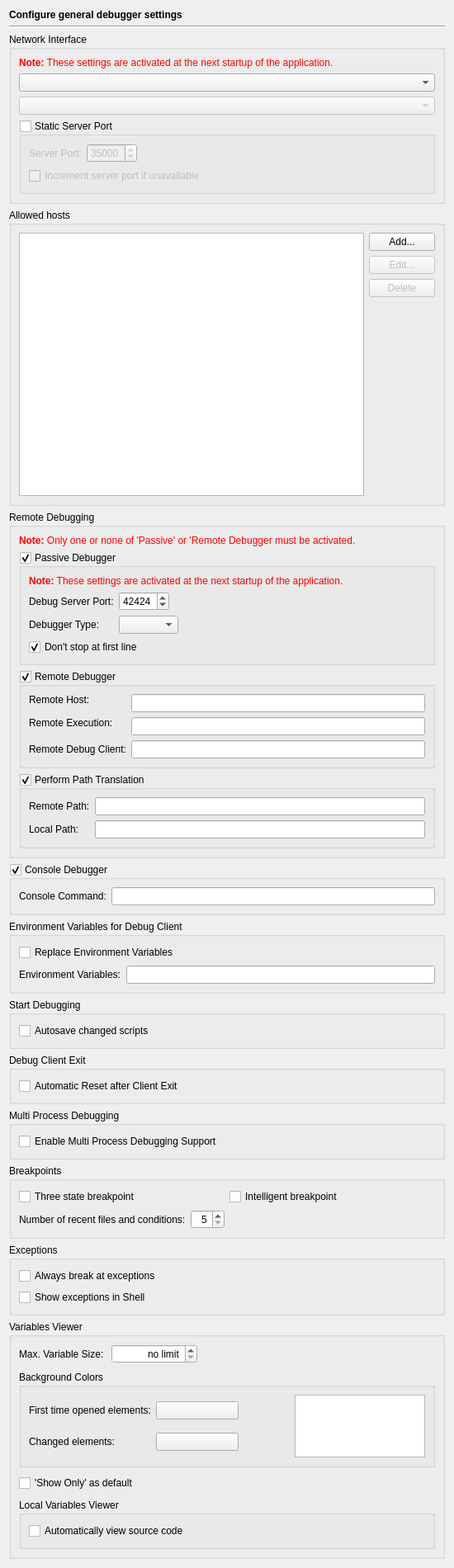
<?xml version="1.0" encoding="UTF-8"?>
<ui version="4.0">
 <class>DebuggerGeneralPage</class>
 <widget class="QWidget" name="DebuggerGeneralPage">
  <property name="geometry">
   <rect>
    <x>0</x>
    <y>0</y>
    <width>550</width>
    <height>1900</height>
   </rect>
  </property>
  <layout class="QVBoxLayout" name="verticalLayout_9">
   <item>
    <widget class="QLabel" name="headerLabel">
     <property name="text">
      <string>&lt;b&gt;Configure general debugger settings&lt;/b&gt;</string>
     </property>
    </widget>
   </item>
   <item>
    <widget class="Line" name="line11">
     <property name="frameShape">
      <enum>QFrame::HLine</enum>
     </property>
     <property name="frameShadow">
      <enum>QFrame::Sunken</enum>
     </property>
     <property name="orientation">
      <enum>Qt::Horizontal</enum>
     </property>
    </widget>
   </item>
   <item>
    <widget class="QGroupBox" name="groupBox_3">
     <property name="title">
      <string>Network Interface</string>
     </property>
     <layout class="QVBoxLayout" name="verticalLayout_7">
      <item>
       <widget class="QLabel" name="TextLabel1_2_3">
        <property name="text">
         <string>&lt;font color=&quot;#FF0000&quot;&gt;&lt;b&gt;Note:&lt;/b&gt; These settings are activated at the next startup of the application.&lt;/font&gt;</string>
        </property>
        <property name="wordWrap">
         <bool>true</bool>
        </property>
       </widget>
      </item>
      <item>
       <widget class="QComboBox" name="interfaceSelectorComboBox">
        <property name="toolTip">
         <string>Select the interface(s) to listen on</string>
        </property>
       </widget>
      </item>
      <item>
       <widget class="QComboBox" name="interfacesCombo">
        <property name="enabled">
         <bool>false</bool>
        </property>
        <property name="toolTip">
         <string>Select the network interface to listen on</string>
        </property>
       </widget>
      </item>
      <item>
       <widget class="QGroupBox" name="serverPortStaticGroup">
        <property name="toolTip">
         <string>Select to listen on a fixed network port</string>
        </property>
        <property name="title">
         <string>Static Server Port</string>
        </property>
        <property name="checkable">
         <bool>true</bool>
        </property>
        <property name="checked">
         <bool>false</bool>
        </property>
        <layout class="QGridLayout" name="gridLayout_5">
         <item row="0" column="0">
          <widget class="QLabel" name="label_5">
           <property name="text">
            <string>Server Port:</string>
           </property>
          </widget>
         </item>
         <item row="0" column="1">
          <widget class="QSpinBox" name="serverPortSpinBox">
           <property name="toolTip">
            <string>Enter the port number to listen on</string>
           </property>
           <property name="minimum">
            <number>1025</number>
           </property>
           <property name="maximum">
            <number>65535</number>
           </property>
           <property name="singleStep">
            <number>1</number>
           </property>
           <property name="value">
            <number>35000</number>
           </property>
          </widget>
         </item>
         <item row="0" column="2">
          <spacer name="horizontalSpacer_6">
           <property name="orientation">
            <enum>Qt::Horizontal</enum>
           </property>
           <property name="sizeHint" stdset="0">
            <size>
             <width>333</width>
             <height>20</height>
            </size>
           </property>
          </spacer>
         </item>
         <item row="1" column="0" colspan="3">
          <widget class="QCheckBox" name="serverPortIncrementCheckBox">
           <property name="toolTip">
            <string>Select to increment the server port to listen on if the configured one is unavailable</string>
           </property>
           <property name="text">
            <string>Increment server port if unavailable</string>
           </property>
          </widget>
         </item>
        </layout>
       </widget>
      </item>
     </layout>
    </widget>
   </item>
   <item>
    <widget class="QGroupBox" name="groupBox_4">
     <property name="title">
      <string>Allowed hosts</string>
     </property>
     <layout class="QGridLayout">
      <item row="3" column="1">
       <spacer>
        <property name="orientation">
         <enum>Qt::Vertical</enum>
        </property>
        <property name="sizeHint" stdset="0">
         <size>
          <width>20</width>
          <height>40</height>
         </size>
        </property>
       </spacer>
      </item>
      <item row="2" column="1">
       <widget class="QPushButton" name="deleteAllowedHostButton">
        <property name="enabled">
         <bool>false</bool>
        </property>
        <property name="text">
         <string>Delete</string>
        </property>
       </widget>
      </item>
      <item row="1" column="1">
       <widget class="QPushButton" name="editAllowedHostButton">
        <property name="enabled">
         <bool>false</bool>
        </property>
        <property name="text">
         <string>Edit...</string>
        </property>
       </widget>
      </item>
      <item row="0" column="1">
       <widget class="QPushButton" name="addAllowedHostButton">
        <property name="text">
         <string>Add...</string>
        </property>
       </widget>
      </item>
      <item row="0" column="0" rowspan="4">
       <widget class="QListWidget" name="allowedHostsList">
        <property name="sizePolicy">
         <sizepolicy hsizetype="Expanding" vsizetype="Preferred">
          <horstretch>0</horstretch>
          <verstretch>0</verstretch>
         </sizepolicy>
        </property>
       </widget>
      </item>
     </layout>
    </widget>
   </item>
   <item>
    <widget class="QGroupBox" name="groupBox_12">
     <property name="title">
      <string>Remote Debugging</string>
     </property>
     <layout class="QVBoxLayout" name="verticalLayout_2">
      <item>
       <widget class="QLabel" name="label_3">
        <property name="text">
         <string>&lt;font color=&quot;#FF0000&quot;&gt;&lt;b&gt;Note:&lt;/b&gt; Only one or none of 'Passive' or 'Remote Debugger must be activated.&lt;/font&gt;</string>
        </property>
        <property name="wordWrap">
         <bool>true</bool>
        </property>
       </widget>
      </item>
      <item>
       <widget class="QGroupBox" name="passiveDbgGroup">
        <property name="title">
         <string>Passive Debugger</string>
        </property>
        <property name="checkable">
         <bool>true</bool>
        </property>
        <layout class="QGridLayout" name="gridLayout">
         <item row="0" column="0" colspan="4">
          <widget class="QLabel" name="TextLabel1_2_2">
           <property name="text">
            <string>&lt;font color=&quot;#FF0000&quot;&gt;&lt;b&gt;Note:&lt;/b&gt; These settings are activated at the next startup of the application.&lt;/font&gt;</string>
           </property>
           <property name="wordWrap">
            <bool>true</bool>
           </property>
          </widget>
         </item>
         <item row="1" column="0">
          <widget class="QLabel" name="passiveDbgPortLabel">
           <property name="text">
            <string>Debug Server Port:</string>
           </property>
          </widget>
         </item>
         <item row="1" column="1">
          <widget class="QSpinBox" name="passiveDbgPortSpinBox">
           <property name="toolTip">
            <string>Enter the port the debugger should listen on</string>
           </property>
           <property name="whatsThis">
            <string>&lt;b&gt;Debug Server Port&lt;/b&gt;
&lt;p&gt;Enter the port the debugger should listen on.&lt;/p&gt;</string>
           </property>
           <property name="minimum">
            <number>1024</number>
           </property>
           <property name="maximum">
            <number>65535</number>
           </property>
           <property name="value">
            <number>42424</number>
           </property>
          </widget>
         </item>
         <item row="1" column="2" colspan="2">
          <spacer name="horizontalSpacer_2">
           <property name="orientation">
            <enum>Qt::Horizontal</enum>
           </property>
           <property name="sizeHint" stdset="0">
            <size>
             <width>91</width>
             <height>20</height>
            </size>
           </property>
          </spacer>
         </item>
         <item row="2" column="0">
          <widget class="QLabel" name="label">
           <property name="text">
            <string>Debugger Type:</string>
           </property>
          </widget>
         </item>
         <item row="2" column="1" colspan="2">
          <widget class="QComboBox" name="passiveDbgBackendCombo">
           <property name="toolTip">
            <string>Select the debugger type of the backend</string>
           </property>
          </widget>
         </item>
         <item row="2" column="3">
          <spacer name="horizontalSpacer">
           <property name="orientation">
            <enum>Qt::Horizontal</enum>
           </property>
           <property name="sizeHint" stdset="0">
            <size>
             <width>91</width>
             <height>20</height>
            </size>
           </property>
          </spacer>
         </item>
         <item row="3" column="0" colspan="4">
          <widget class="QCheckBox" name="passiveAutoContinueCheckBox">
           <property name="toolTip">
            <string>Select to not stop the debugger at the first executable line.</string>
           </property>
           <property name="whatsThis">
            <string>&lt;b&gt;Don't stop at first line&lt;/b&gt;&lt;p&gt;This prevents the debugger from stopping at the first executable line.&lt;/p&gt;</string>
           </property>
           <property name="text">
            <string>Don't stop at first line</string>
           </property>
           <property name="checked">
            <bool>true</bool>
           </property>
          </widget>
         </item>
        </layout>
       </widget>
      </item>
      <item>
       <widget class="QGroupBox" name="remoteDebuggerGroup">
        <property name="toolTip">
         <string>Select, if the debugger should be run remotely</string>
        </property>
        <property name="title">
         <string>Remote Debugger</string>
        </property>
        <property name="checkable">
         <bool>true</bool>
        </property>
        <layout class="QGridLayout" name="gridLayout_2">
         <item row="0" column="0">
          <widget class="QLabel" name="hostLabel">
           <property name="text">
            <string>Remote Host:</string>
           </property>
           <property name="buddy">
            <cstring>hostLineEdit</cstring>
           </property>
          </widget>
         </item>
         <item row="0" column="1" rowspan="2">
          <widget class="QLineEdit" name="hostLineEdit">
           <property name="toolTip">
            <string>Enter the hostname of the remote machine.</string>
           </property>
           <property name="whatsThis">
            <string>&lt;b&gt;Remote Host&lt;/b&gt;
&lt;p&gt;Enter the hostname of the remote machine.&lt;/p&gt;</string>
           </property>
          </widget>
         </item>
         <item row="1" column="0" rowspan="2">
          <widget class="QLabel" name="execLabel">
           <property name="text">
            <string>Remote Execution:</string>
           </property>
           <property name="buddy">
            <cstring>execLineEdit</cstring>
           </property>
          </widget>
         </item>
         <item row="2" column="1">
          <widget class="QLineEdit" name="execLineEdit">
           <property name="toolTip">
            <string>Enter the remote execution command.</string>
           </property>
           <property name="whatsThis">
            <string>&lt;b&gt;Remote Execution&lt;/b&gt;
&lt;p&gt;Enter the remote execution command (e.g. ssh). This command is used to log into the remote host and execute the remote debugger.&lt;/p&gt;</string>
           </property>
          </widget>
         </item>
         <item row="3" column="0">
          <widget class="QLabel" name="label_6">
           <property name="text">
            <string>Remote Debug Client:</string>
           </property>
          </widget>
         </item>
         <item row="3" column="1">
          <widget class="QLineEdit" name="remoteDebugClientEdit">
           <property name="toolTip">
            <string>Enter the absolute path of the debug client of the remote host.</string>
           </property>
           <property name="clearButtonEnabled">
            <bool>true</bool>
           </property>
          </widget>
         </item>
        </layout>
       </widget>
      </item>
      <item>
       <widget class="QGroupBox" name="dbgPathTranslationGroup">
        <property name="toolTip">
         <string>Select, if path translation for remote debugging should be done</string>
        </property>
        <property name="title">
         <string>Perform Path Translation</string>
        </property>
        <property name="checkable">
         <bool>true</bool>
        </property>
        <layout class="QGridLayout" name="_2">
         <item row="1" column="0">
          <widget class="QLabel" name="textLabel2_9">
           <property name="text">
            <string>Local Path:</string>
           </property>
          </widget>
         </item>
         <item row="1" column="1">
          <widget class="QLineEdit" name="dbgTranslationLocalEdit">
           <property name="toolTip">
            <string>Enter the local path</string>
           </property>
          </widget>
         </item>
         <item row="0" column="1">
          <widget class="QLineEdit" name="dbgTranslationRemoteEdit">
           <property name="toolTip">
            <string>Enter the remote path</string>
           </property>
          </widget>
         </item>
         <item row="0" column="0">
          <widget class="QLabel" name="textLabel1_18">
           <property name="text">
            <string>Remote Path:</string>
           </property>
          </widget>
         </item>
        </layout>
       </widget>
      </item>
     </layout>
    </widget>
   </item>
   <item>
    <widget class="QGroupBox" name="consoleDebuggerGroup">
     <property name="toolTip">
      <string>Select, if the debugger should be executed in a console window</string>
     </property>
     <property name="title">
      <string>Console Debugger</string>
     </property>
     <property name="checkable">
      <bool>true</bool>
     </property>
     <layout class="QGridLayout" name="_4">
      <item row="0" column="1">
       <widget class="QLineEdit" name="consoleDbgEdit">
        <property name="toolTip">
         <string>Enter the console command (e.g. xterm -e)</string>
        </property>
        <property name="whatsThis">
         <string>&lt;b&gt;Console Command&lt;/b&gt;
&lt;p&gt;Enter the console command (e.g. xterm -e). This command is used to open a command window for the debugger.&lt;/p&gt;</string>
        </property>
       </widget>
      </item>
      <item row="0" column="0">
       <widget class="QLabel" name="textLabel1_17">
        <property name="text">
         <string>Console Command:</string>
        </property>
       </widget>
      </item>
     </layout>
    </widget>
   </item>
   <item>
    <widget class="QGroupBox" name="groupBox_5">
     <property name="title">
      <string>Environment Variables for Debug Client</string>
     </property>
     <layout class="QGridLayout" name="_3">
      <item row="0" column="0" colspan="2">
       <widget class="QCheckBox" name="debugEnvironReplaceCheckBox">
        <property name="toolTip">
         <string>Select, if the environment should be replaced.</string>
        </property>
        <property name="whatsThis">
         <string>&lt;b&gt;Replace Environment&lt;/b&gt;
&lt;p&gt;If this entry is checked, the environment of the debugger will be replaced by the entries of the environment variables field. If it is unchecked, the environment will be ammended by these settings.&lt;/p&gt;</string>
        </property>
        <property name="text">
         <string>Replace Environment Variables</string>
        </property>
       </widget>
      </item>
      <item row="1" column="0">
       <widget class="QLabel" name="textLabel1_16">
        <property name="text">
         <string>Environment Variables:</string>
        </property>
       </widget>
      </item>
      <item row="1" column="1">
       <widget class="QLineEdit" name="debugEnvironEdit">
        <property name="toolTip">
         <string>Enter the environment variables to be set.</string>
        </property>
        <property name="whatsThis">
         <string>&lt;b&gt;Environment Variables&lt;/b&gt;
&lt;p&gt;Enter the environment variables to be set for the debugger. The individual settings must be separated by whitespace and be given in the form 'var=value'.&lt;/p&gt;
&lt;p&gt;Example: var1=1 var2=&quot;hello world&quot;&lt;/p&gt;</string>
        </property>
       </widget>
      </item>
     </layout>
    </widget>
   </item>
   <item>
    <widget class="QGroupBox" name="groupBox">
     <property name="title">
      <string>Start Debugging</string>
     </property>
     <layout class="QVBoxLayout" name="verticalLayout">
      <item>
       <widget class="QCheckBox" name="debugAutoSaveScriptsCheckBox">
        <property name="toolTip">
         <string>Select, whether changed scripts should be saved upon a debug, run, ... action.</string>
        </property>
        <property name="text">
         <string>Autosave changed scripts</string>
        </property>
       </widget>
      </item>
     </layout>
    </widget>
   </item>
   <item>
    <widget class="QGroupBox" name="groupBox_7">
     <property name="title">
      <string>Debug Client Exit</string>
     </property>
     <layout class="QVBoxLayout" name="verticalLayout_3">
      <item>
       <widget class="QCheckBox" name="automaticResetCheckBox">
        <property name="toolTip">
         <string>Select, whether a reset of the debug client should be performed after a client exit</string>
        </property>
        <property name="text">
         <string>Automatic Reset after Client Exit</string>
        </property>
       </widget>
      </item>
     </layout>
    </widget>
   </item>
   <item>
    <widget class="QGroupBox" name="groupBox_6">
     <property name="title">
      <string>Multi Process Debugging</string>
     </property>
     <layout class="QVBoxLayout" name="verticalLayout_8">
      <item>
       <widget class="QCheckBox" name="multiprocessCheckBox">
        <property name="toolTip">
         <string>Select to enable multiprocess debugging support globally</string>
        </property>
        <property name="text">
         <string>Enable Multi Process Debugging Support</string>
        </property>
       </widget>
      </item>
     </layout>
    </widget>
   </item>
   <item>
    <widget class="QGroupBox" name="groupBox_8">
     <property name="title">
      <string>Breakpoints</string>
     </property>
     <layout class="QGridLayout" name="gridLayout_4">
      <item row="0" column="0">
       <widget class="QCheckBox" name="debugThreeStateBreakPoint">
        <property name="toolTip">
         <string>Select to change the breakpoint toggle order from Off-&gt;On-&gt;Off to Off-&gt;On (permanent)-&gt;On (temporary)-&gt;Off</string>
        </property>
        <property name="text">
         <string>Three state breakpoint</string>
        </property>
       </widget>
      </item>
      <item row="0" column="1">
       <widget class="QCheckBox" name="intelligentBreakPointCheckBox">
        <property name="toolTip">
         <string>Select to move a breakpoint to a line generating executable code</string>
        </property>
        <property name="text">
         <string>Intelligent breakpoint</string>
        </property>
       </widget>
      </item>
      <item row="1" column="0" colspan="2">
       <layout class="QHBoxLayout" name="horizontalLayout_2">
        <item>
         <widget class="QLabel" name="label_4">
          <property name="text">
           <string>Number of recent files and conditions:</string>
          </property>
         </widget>
        </item>
        <item>
         <widget class="QSpinBox" name="recentFilesSpinBox">
          <property name="toolTip">
           <string>Enter the number of recent files and breakpoint conditions to remember</string>
          </property>
          <property name="alignment">
           <set>Qt::AlignRight|Qt::AlignTrailing|Qt::AlignVCenter</set>
          </property>
          <property name="minimum">
           <number>5</number>
          </property>
          <property name="maximum">
           <number>50</number>
          </property>
         </widget>
        </item>
        <item>
         <spacer name="spacer">
          <property name="orientation">
           <enum>Qt::Horizontal</enum>
          </property>
          <property name="sizeHint" stdset="0">
           <size>
            <width>40</width>
            <height>20</height>
           </size>
          </property>
         </spacer>
        </item>
       </layout>
      </item>
     </layout>
    </widget>
   </item>
   <item>
    <widget class="QGroupBox" name="groupBox_9">
     <property name="title">
      <string>Exceptions</string>
     </property>
     <layout class="QVBoxLayout" name="verticalLayout_4">
      <item>
       <widget class="QCheckBox" name="exceptionBreakCheckBox">
        <property name="toolTip">
         <string>Select to always break at exceptions</string>
        </property>
        <property name="text">
         <string>Always break at exceptions</string>
        </property>
       </widget>
      </item>
      <item>
       <widget class="QCheckBox" name="exceptionShellCheckBox">
        <property name="toolTip">
         <string>Select to show exception information in the shell window</string>
        </property>
        <property name="text">
         <string>Show exceptions in Shell</string>
        </property>
       </widget>
      </item>
     </layout>
    </widget>
   </item>
   <item>
    <widget class="QGroupBox" name="groupBox_11">
     <property name="title">
      <string>Variables Viewer</string>
     </property>
     <layout class="QVBoxLayout" name="verticalLayout_6">
      <property name="spacing">
       <number>9</number>
      </property>
      <item>
       <layout class="QHBoxLayout" name="horizontalLayout">
        <item>
         <widget class="QLabel" name="label_2">
          <property name="text">
           <string>Max. Variable Size:</string>
          </property>
         </widget>
        </item>
        <item>
         <widget class="QSpinBox" name="maxSizeSpinBox">
          <property name="toolTip">
           <string>Enter the maximum size of a variable to be shown (0 = no limit)</string>
          </property>
          <property name="alignment">
           <set>Qt::AlignRight|Qt::AlignTrailing|Qt::AlignVCenter</set>
          </property>
          <property name="specialValueText">
           <string>no limit</string>
          </property>
          <property name="showGroupSeparator" stdset="0">
           <bool>true</bool>
          </property>
          <property name="suffix">
           <string> Bytes</string>
          </property>
          <property name="maximum">
           <number>1063256064</number>
          </property>
          <property name="singleStep">
           <number>16384</number>
          </property>
         </widget>
        </item>
        <item>
         <spacer name="horizontalSpacer_3">
          <property name="orientation">
           <enum>Qt::Horizontal</enum>
          </property>
          <property name="sizeHint" stdset="0">
           <size>
            <width>40</width>
            <height>20</height>
           </size>
          </property>
         </spacer>
        </item>
       </layout>
      </item>
      <item>
       <widget class="QGroupBox" name="groupBox_2">
        <property name="title">
         <string>Background Colors</string>
        </property>
        <layout class="QHBoxLayout" name="horizontalLayout_3" stretch="2,1">
         <item>
          <layout class="QGridLayout" name="gridLayout_3">
           <property name="topMargin">
            <number>8</number>
           </property>
           <property name="bottomMargin">
            <number>8</number>
           </property>
           <property name="verticalSpacing">
            <number>16</number>
           </property>
           <item row="1" column="1">
            <widget class="QPushButton" name="backgroundChangedButton">
             <property name="minimumSize">
              <size>
               <width>100</width>
               <height>0</height>
              </size>
             </property>
             <property name="maximumSize">
              <size>
               <width>100</width>
               <height>16777215</height>
              </size>
             </property>
             <property name="toolTip">
              <string>Select the background color for changed items.</string>
             </property>
             <property name="text">
              <string/>
             </property>
            </widget>
           </item>
           <item row="1" column="0">
            <widget class="QLabel" name="label_bgChangedItems">
             <property name="text">
              <string>Changed elements:</string>
             </property>
            </widget>
           </item>
           <item row="0" column="0">
            <widget class="QLabel" name="label_bgFirstLoaded">
             <property name="text">
              <string>First time opened elements:</string>
             </property>
            </widget>
           </item>
           <item row="0" column="1">
            <widget class="QPushButton" name="backgroundNewButton">
             <property name="minimumSize">
              <size>
               <width>100</width>
               <height>0</height>
              </size>
             </property>
             <property name="maximumSize">
              <size>
               <width>100</width>
               <height>16777215</height>
              </size>
             </property>
             <property name="toolTip">
              <string>Select the background color for elements which are loaded for the first time.</string>
             </property>
             <property name="text">
              <string/>
             </property>
            </widget>
           </item>
           <item row="0" column="2">
            <spacer name="horizontalSpacer_4">
             <property name="orientation">
              <enum>Qt::Horizontal</enum>
             </property>
             <property name="sizeHint" stdset="0">
              <size>
               <width>40</width>
               <height>20</height>
              </size>
             </property>
            </spacer>
           </item>
          </layout>
         </item>
         <item>
          <widget class="QListView" name="preView">
           <property name="sizePolicy">
            <sizepolicy hsizetype="Expanding" vsizetype="Ignored">
             <horstretch>0</horstretch>
             <verstretch>0</verstretch>
            </sizepolicy>
           </property>
           <property name="focusPolicy">
            <enum>Qt::NoFocus</enum>
           </property>
           <property name="verticalScrollBarPolicy">
            <enum>Qt::ScrollBarAlwaysOff</enum>
           </property>
           <property name="horizontalScrollBarPolicy">
            <enum>Qt::ScrollBarAlwaysOff</enum>
           </property>
           <property name="editTriggers">
            <set>QAbstractItemView::NoEditTriggers</set>
           </property>
           <property name="alternatingRowColors">
            <bool>true</bool>
           </property>
          </widget>
         </item>
        </layout>
       </widget>
      </item>
      <item>
       <widget class="QCheckBox" name="showOnlyCheckBox">
        <property name="toolTip">
         <string>Select to make the 'Show Only' option the default one.</string>
        </property>
        <property name="text">
         <string>'Show Only' as default</string>
        </property>
       </widget>
      </item>
      <item>
       <widget class="QGroupBox" name="groupBox_10">
        <property name="title">
         <string>Local Variables Viewer</string>
        </property>
        <layout class="QVBoxLayout" name="verticalLayout_5">
         <item>
          <widget class="QCheckBox" name="autoViewSourcecodeCheckBox">
           <property name="toolTip">
            <string>Automatically view source code when user changes the callstack frame in the callstack viewer.</string>
           </property>
           <property name="text">
            <string>Automatically view source code</string>
           </property>
          </widget>
         </item>
        </layout>
       </widget>
      </item>
     </layout>
    </widget>
   </item>
  </layout>
 </widget>
 <tabstops>
  <tabstop>interfaceSelectorComboBox</tabstop>
  <tabstop>interfacesCombo</tabstop>
  <tabstop>serverPortStaticGroup</tabstop>
  <tabstop>serverPortSpinBox</tabstop>
  <tabstop>serverPortIncrementCheckBox</tabstop>
  <tabstop>allowedHostsList</tabstop>
  <tabstop>addAllowedHostButton</tabstop>
  <tabstop>editAllowedHostButton</tabstop>
  <tabstop>deleteAllowedHostButton</tabstop>
  <tabstop>passiveDbgGroup</tabstop>
  <tabstop>passiveDbgPortSpinBox</tabstop>
  <tabstop>passiveDbgBackendCombo</tabstop>
  <tabstop>passiveAutoContinueCheckBox</tabstop>
  <tabstop>remoteDebuggerGroup</tabstop>
  <tabstop>hostLineEdit</tabstop>
  <tabstop>execLineEdit</tabstop>
  <tabstop>remoteDebugClientEdit</tabstop>
  <tabstop>dbgPathTranslationGroup</tabstop>
  <tabstop>dbgTranslationRemoteEdit</tabstop>
  <tabstop>dbgTranslationLocalEdit</tabstop>
  <tabstop>consoleDebuggerGroup</tabstop>
  <tabstop>consoleDbgEdit</tabstop>
  <tabstop>debugEnvironReplaceCheckBox</tabstop>
  <tabstop>debugEnvironEdit</tabstop>
  <tabstop>debugAutoSaveScriptsCheckBox</tabstop>
  <tabstop>automaticResetCheckBox</tabstop>
  <tabstop>multiprocessCheckBox</tabstop>
  <tabstop>debugThreeStateBreakPoint</tabstop>
  <tabstop>intelligentBreakPointCheckBox</tabstop>
  <tabstop>recentFilesSpinBox</tabstop>
  <tabstop>exceptionBreakCheckBox</tabstop>
  <tabstop>exceptionShellCheckBox</tabstop>
  <tabstop>maxSizeSpinBox</tabstop>
  <tabstop>backgroundNewButton</tabstop>
  <tabstop>backgroundChangedButton</tabstop>
  <tabstop>showOnlyCheckBox</tabstop>
  <tabstop>autoViewSourcecodeCheckBox</tabstop>
 </tabstops>
 <resources/>
 <connections/>
</ui>
